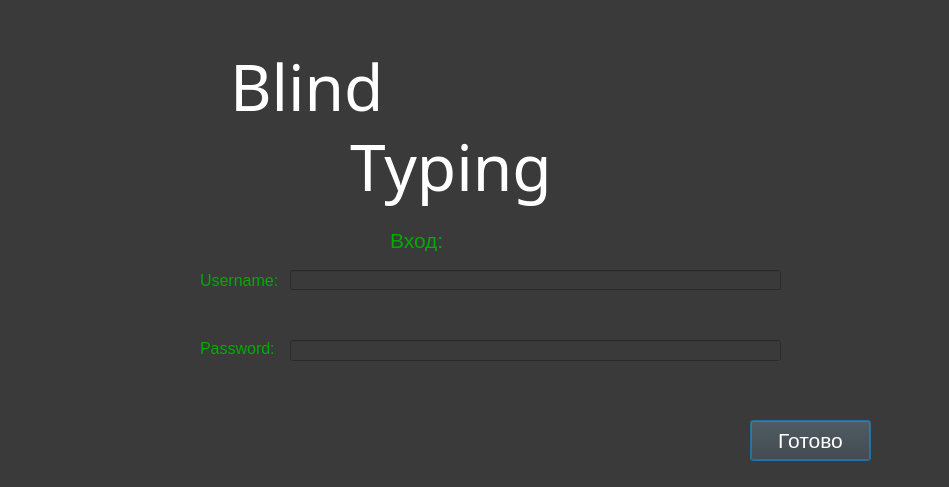
<?xml version="1.0" encoding="UTF-8"?>
<ui version="4.0">
 <class>Dialog</class>
 <widget class="QDialog" name="Dialog">
  <property name="geometry">
   <rect>
    <x>0</x>
    <y>0</y>
    <width>949</width>
    <height>487</height>
   </rect>
  </property>
  <property name="windowTitle">
   <string>Dialog</string>
  </property>
  <property name="styleSheet">
   <string notr="true">color: rgb(255, 255, 255);
background-color: rgb(58, 58, 58);</string>
  </property>
  <property name="sizeGripEnabled">
   <bool>false</bool>
  </property>
  <widget class="QLabel" name="label">
   <property name="geometry">
    <rect>
     <x>230</x>
     <y>20</y>
     <width>311</width>
     <height>131</height>
    </rect>
   </property>
   <property name="font">
    <font>
     <family>Segoe Script</family>
     <pointsize>48</pointsize>
    </font>
   </property>
   <property name="styleSheet">
    <string notr="true"/>
   </property>
   <property name="text">
    <string>Blind </string>
   </property>
  </widget>
  <widget class="QLabel" name="label_2">
   <property name="geometry">
    <rect>
     <x>350</x>
     <y>120</y>
     <width>351</width>
     <height>91</height>
    </rect>
   </property>
   <property name="font">
    <font>
     <family>Segoe Script</family>
     <pointsize>48</pointsize>
    </font>
   </property>
   <property name="layoutDirection">
    <enum>Qt::LeftToRight</enum>
   </property>
   <property name="text">
    <string>Typing</string>
   </property>
  </widget>
  <widget class="QLabel" name="label_4">
   <property name="geometry">
    <rect>
     <x>200</x>
     <y>270</y>
     <width>81</width>
     <height>21</height>
    </rect>
   </property>
   <property name="font">
    <font>
     <pointsize>12</pointsize>
    </font>
   </property>
   <property name="styleSheet">
    <string notr="true">color: rgb(0, 170, 0);</string>
   </property>
   <property name="text">
    <string>Username:</string>
   </property>
  </widget>
  <widget class="QLineEdit" name="username_log_edit">
   <property name="geometry">
    <rect>
     <x>290</x>
     <y>270</y>
     <width>491</width>
     <height>20</height>
    </rect>
   </property>
  </widget>
  <widget class="QLabel" name="label_5">
   <property name="geometry">
    <rect>
     <x>200</x>
     <y>340</y>
     <width>81</width>
     <height>16</height>
    </rect>
   </property>
   <property name="font">
    <font>
     <pointsize>12</pointsize>
    </font>
   </property>
   <property name="styleSheet">
    <string notr="true">color: rgb(0, 170, 0);</string>
   </property>
   <property name="text">
    <string>Password:</string>
   </property>
  </widget>
  <widget class="QLineEdit" name="password_log_edit">
   <property name="geometry">
    <rect>
     <x>290</x>
     <y>340</y>
     <width>491</width>
     <height>21</height>
    </rect>
   </property>
   <property name="echoMode">
    <enum>QLineEdit::Password</enum>
   </property>
  </widget>
  <widget class="QPushButton" name="ready_butt">
   <property name="geometry">
    <rect>
     <x>750</x>
     <y>420</y>
     <width>121</width>
     <height>41</height>
    </rect>
   </property>
   <property name="font">
    <font>
     <pointsize>16</pointsize>
    </font>
   </property>
   <property name="text">
    <string>Готово</string>
   </property>
   <property name="flat">
    <bool>false</bool>
   </property>
  </widget>
  <widget class="QPushButton" name="back_butt">
   <property name="geometry">
    <rect>
     <x>830</x>
     <y>20</y>
     <width>101</width>
     <height>101</height>
    </rect>
   </property>
   <property name="font">
    <font>
     <pointsize>14</pointsize>
    </font>
   </property>
   <property name="text">
    <string/>
   </property>
   <property name="icon">
    <iconset>
     <normaloff>../../Images/Back_butt.png</normaloff>../../Images/Back_butt.png</iconset>
   </property>
   <property name="iconSize">
    <size>
     <width>100</width>
     <height>100</height>
    </size>
   </property>
   <property name="flat">
    <bool>true</bool>
   </property>
  </widget>
  <widget class="QLabel" name="log_lable">
   <property name="geometry">
    <rect>
     <x>220</x>
     <y>430</y>
     <width>491</width>
     <height>31</height>
    </rect>
   </property>
   <property name="font">
    <font>
     <pointsize>18</pointsize>
    </font>
   </property>
   <property name="text">
    <string/>
   </property>
  </widget>
  <widget class="QLabel" name="label_3">
   <property name="geometry">
    <rect>
     <x>390</x>
     <y>230</y>
     <width>161</width>
     <height>21</height>
    </rect>
   </property>
   <property name="font">
    <font>
     <pointsize>16</pointsize>
    </font>
   </property>
   <property name="styleSheet">
    <string notr="true">color: rgb(0, 170, 0);</string>
   </property>
   <property name="text">
    <string>Вход:</string>
   </property>
  </widget>
 </widget>
 <resources/>
 <connections/>
</ui>
